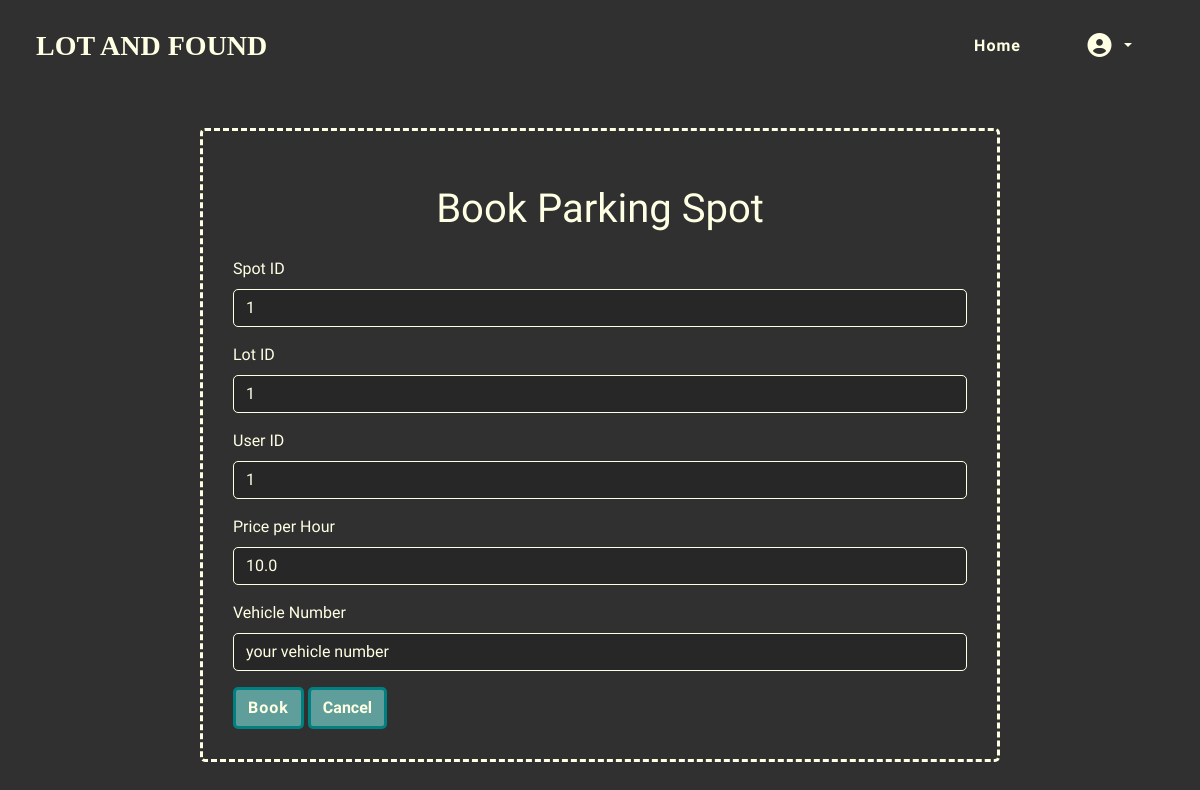
The page /lot/1/book-lot (signed in) on the database as committed earlier.
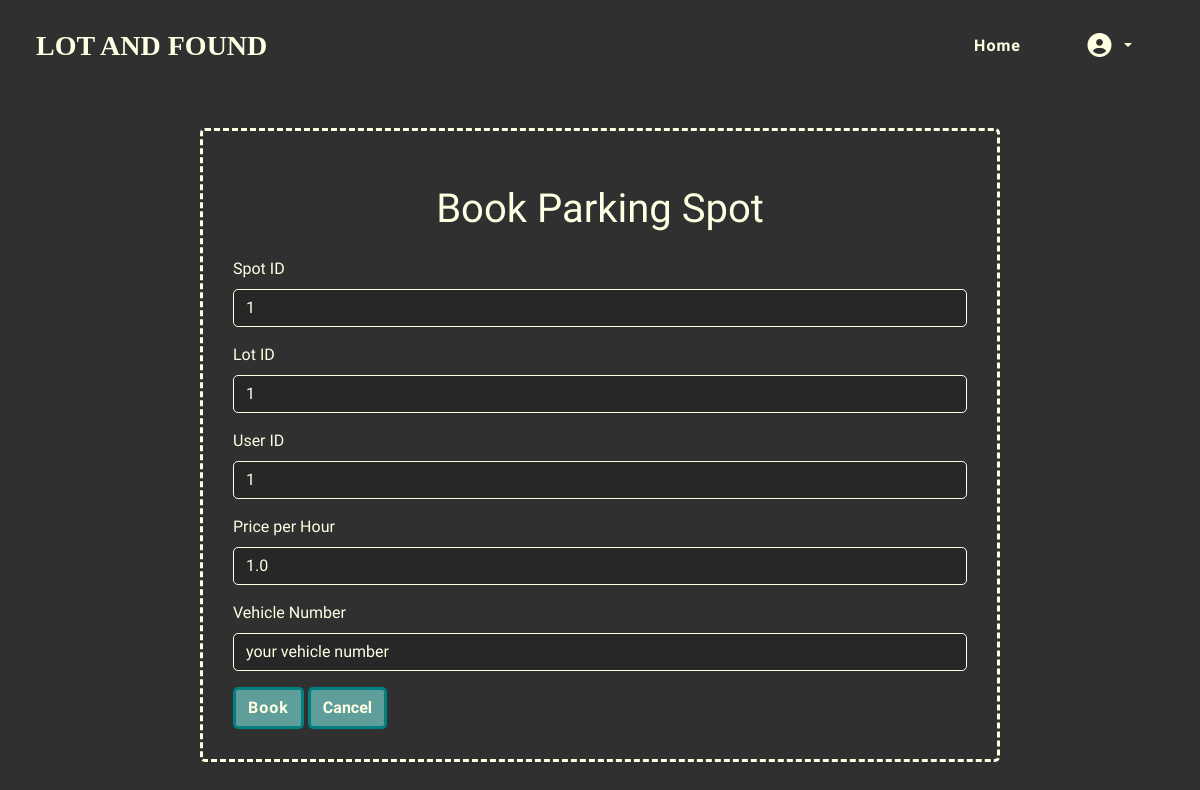
The same page on the database as committed later.
### models.py (models this page shows)
class Lot(db.Model):
    __tablename__ = 'lot'
    lot_id = db.Column(db.Integer, primary_key=True)
    prime_loc = db.Column(db.String(30), nullable=False)
    address = db.Column(db.String(150), nullable=False)
    pincode = db.Column(db.CHAR(6), nullable=False)
    price_per_hr = db.Column(db.Double(),nullable = False)
    max_spots = db.Column(db.Integer,nullable=False)
    is_shaded = db.Column(db.Boolean, default=False)
    spots = db.relationship('Spot', backref = 'lot', cascade ="all, delete-orphan", lazy=True)

### routes.py (the view, shortened to what this page needs)
@app.route('/lot/<int:lot_id>/book-lot', methods=['GET','POST'])
@auth_required
def book_lot(lot_id):
    spot = Spot.query.filter_by(lot_id = lot_id,status = 'a').first()
    if not spot:
        flash("Sorry, no spots available in this lot. Please book another lot","error")
        return redirect(url_for('home'))
    lot = Lot.query.get(lot_id)
    user = User.query.get(session["user_id"])
    return render_template("user/book_spot.html", spot = spot, lot = lot, user = user)

### routes.py (called while the page is built)
def auth_required(func):
    @wraps(func)
    def inner(*args, **kwargs):
        if 'user_id' in session:
            return func(*args, **kwargs)
        else:
            flash("Please login first","warning")
            return redirect(url_for('login'))
    return inner

### templates/user/book_spot.html (shortened to what this page needs)
{% extends "base.html" %}
{% block content %}
<div class="container my-5 my-container">
<h1 class="display-6 my-display my-4">Book Parking Spot</h1>
<form class="row g-3" method="POST">
  <div class="col-12">
    <label for="spot_id" class="form-label my-label">Spot ID</label>
    <input type="text" class="form-control my-input" id="spot_id" value="{{spot.spot_id}}" readonly>
  </div>
    <div class="col-12">
    <label for="lot_id" class="form-label my-label">Lot ID</label>
    <input type="text" class="form-control my-input" id="lot_id" value="{{spot.lot_id}}">
  </div>
  <div class="col-12">
    <label for="user_id" class="form-label my-label">User ID</label>
    <input type="text" class="form-control my-input" id="user_id" value="{{user.user_id}}" readonly>
  </div>
  <div class="col-12">
    <label for="price" class="form-label my-label">Price per Hour</label>
    <input type="text" class="form-control my-input" id="price" value="{{lot.price_per_hr}}" readonly>
  </div>
  <div class="col-12">
    <label for="vno" class="form-label my-label">Vehicle Number</label>
    <input type="text" class="form-control my-input" id="vno" name="vno" placeholder="your vehicle number" required>
  </div>
  <div class="col-12">
    <button type="submit" class="btn my-btn">Book</button>
    <a href="{{url_for('home')}}" class="btn my-btn">Cancel</a>
  </div>
</form>
</div>
{% endblock %}

Rows that differ between the two databases and show on the page:
changed Lot: price_per_hr "10.0" → "1.0"
